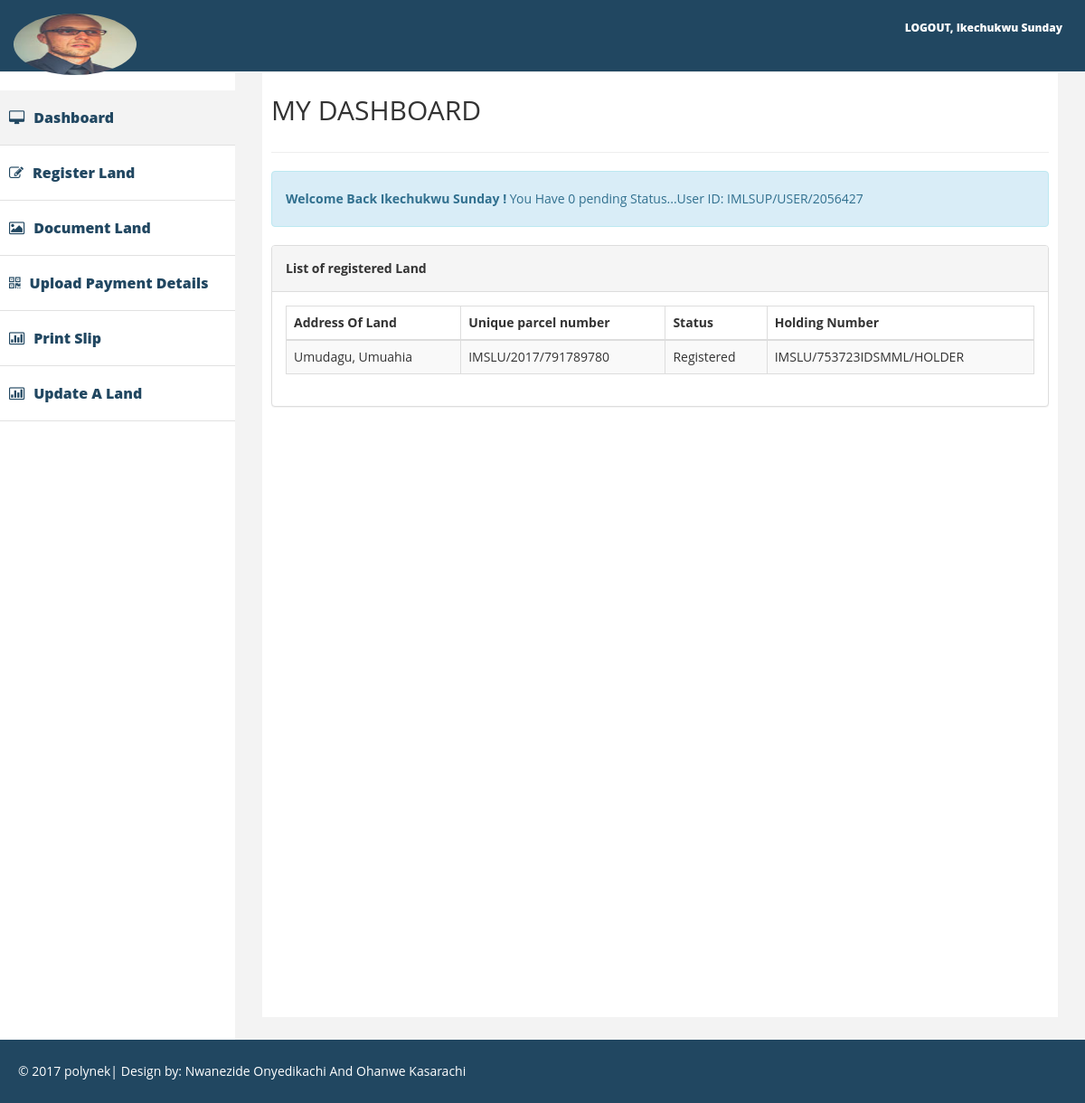
Screenshot of /myportal/index.php (signed in) with the database file from the repository.
### tables this page shows
CREATE TABLE `regland` (
  `id` int(11) NOT NULL,
  `address_of_land` text NOT NULL,
  `lga` text NOT NULL,
  `acquisition_year` varchar(10) NOT NULL,
  `survey_date` varchar(50) NOT NULL,
  `holding_type` text NOT NULL,
  `current_land_use` text NOT NULL,
  `userid` varchar(200) NOT NULL,
  `certificate_number` varchar(500) NOT NULL,
  `holding_number` varchar(500) NOT NULL,
  `soil_fertility` text NOT NULL,
  `other_evidence` text NOT NULL,
  `encumbrance` text NOT NULL,
  `orthograph_num` varchar(20) NOT NULL,
  `upn` varchar(500) NOT NULL,
  `date_registered` varchar(50) NOT NULL,
  `status` text NOT NULL,
  `gps_coordinates` varchar(100) NOT NULL,
  `soldby` text NOT NULL,
  `note` text NOT NULL,
  `photo` text NOT NULL,
  `username` text NOT NULL,
  `date_updated` varchar(50) NOT NULL
);

### myportal/session.php (called while the page is built, shortened)
<?php
$name=$_SESSION['name'];
$userid=$_SESSION['useridd'];
$pic=$_SESSION['pic'];
?>

### myportal/index.php (the view, shortened to what this page needs)
<?php
include "session.php";
include"connect.php";
?>
<!DOCTYPE html>
<html>
<head>
    <link href="assets/css/bootstrap.css" rel="stylesheet" />
    <link href="assets/css/font-awesome.css" rel="stylesheet" />
    <link href="assets/css/custom.css" rel="stylesheet" />
</head>
<body>
    <div id="wrapper">
         <div class="navbar navbar-inverse navbar-fixed-top">
            <div class="adjust-nav">
                <div class="navbar-header">
                    <a class="navbar-brand" href="#">
                        <img src="../<?php echo $pic;?>" style="height:340%; width:200%; border-radius:50%;" />
                    </a>
                </div>
                <span class="logout-spn" >
                  <a href="logout.php" style="color:#fff;font-size:12px">LOGOUT, <?php echo $name;?></a>
                </span>
            </div>
        </div>
        <nav class="navbar-default navbar-side" role="navigation">
            <div class="sidebar-collapse">
                <ul class="nav" id="main-menu">
                    <li class="active-link">
                        <a href="index.php" ><i class="fa fa-desktop "></i>Dashboard </a>
                    </li>
                    <li>
                        <a href="registerland.php"><i class="fa fa-edit "></i>Register Land</a>
                    </li>
                    <li>
                        <a href="documentation.php"><i class="fa fa-image "></i>Document Land</a>
                    </li>
                    <li>
                        <a href="payment.php"><i class="fa fa-qrcode "></i>Upload Payment Details</a>
                    </li>
                    <li>
                        <a href="printslip.php"><i class="fa fa-bar-chart-o"></i>Print Slip</a>
                    </li>
					<li>
                        <a href="update.php"><i class="fa fa-bar-chart-o"></i>Update A Land</a>
                    </li>
                </ul>
                            </div>
        </nav>
		 <div id="page-wrapper" >
            <div id="page-inner">
                <div class="row">
                    <div class="col-lg-12">
                     <h2>MY DASHBOARD</h2>
                    </div>
                </div>
                  <hr />
                <div class="row">
                    <div class="col-lg-12 ">
                        <div class="alert alert-info">
                             <strong>Welcome Back <?php echo $name;?> ! </strong> You Have
									<?php
	$mysqli1="select * from regland where userid='$userid' AND status='Pending' ";
	$myquery1=mysqli_query($con,$mysqli1) or die(mysqli_error());
		$count=mysqli_num_rows($myquery1);
		echo $count;
?>
							 pending Status...User ID: <?php echo $userid;?>
                        </div>
                    </div>
                    </div>
					<div class="row">
                    <div class="col-lg-12 ">
						<div class="panel panel-default">
                        <div class="panel-heading">
                             <strong>List of registered Land</strong>
                        </div>
                        <div class="panel-body">
                            <div class="table-responsive">
                                <table class="table table-striped table-bordered table-hover" id="dataTables-example">
                                    <thead>
                                        <tr>
										<th>Address Of Land</th>
                                            <th>Unique parcel number</th>
                                            <th>Status</th>
                                            <th>Holding Number</th>
                                        </tr>
                                    </thead>
                                    <tbody>
									<?php
	$mysqli1="select * from regland where userid='$userid' ";
	$myquery1=mysqli_query($con,$mysqli1) or die(mysqli_error());
		while($row2 = mysqli_fetch_object($myquery1)){
?>
                                        <tr class="">
										 <td><?php echo @$row2->address_of_land;   ?></td>
                                            <td><?php echo @$row2->upn;   ?></td>
                                            <td><?php echo @$row2->status;   ?></td>
                                            <td><?php echo @$row2->holding_number;   ?></td>
		</tr> <?php  }  ?>
                                    </tbody>
                                </table>
                            </div>
                        </div>
                    </div>
                    </div>
                    </div>
		</div>
		</div></div>
		    <div class="footer">
            <div class="row">
                <div class="col-lg-12" >
                    &copy;  2017 polynek| Design by: <a href="" style="color:#fff;" target="_blank">Nwanezide Onyedikachi And Ohanwe Kasarachi</a>
                </div>
            </div>
        </div>
</body>
</html>

### myportal/assets/css/custom.css (style rules this page uses)
body { font-family: 'Open Sans', sans-serif; line-height:30px; }
#wrapper { width: 100%; margin-top:50px; }
#page-wrapper { padding: 15px 15px; min-height: 600px; background:#F3F3F3; }
#page-inner { width:100%; margin:10px 20px 10px 0px; background-color:#fff!important; padding:10px; min-height:1050px; }
.sidebar-collapse .nav { padding:0; padding-top:50px; }
.sidebar-collapse > .nav > li > a { padding:15px 10px; color: #214761; font-weight: 900; font-size: 16px; }
.sidebar-collapse > .nav > li { border-bottom:1px solid #e1e1e1; }
.navbar-side { border:none; background-color: #fff; }
.navbar-inverse { background-color: #214761; border-color: #F0F0F0; min-height: 80px; }
.nav > li > a > i { margin-right:10px; }
.logout-spn { float:right; color:#fff; font-size:25px; font-weight:800; margin:20px; margin: 10px 25px 10px 50px; }
.logout-spn a { text-decoration:none; }
.active-link { background-color:#f3f3f3; }
.footer { background-color:#214761; width:100%; color:#fff; padding:20px 50px 20px 50px; padding-left:20px; }
@media (min-width:768px) { #page-wrapper { margin: 0 0 0 260px; padding: 15px 30px; min-height: 1050px; } }
@media (min-width:768px) { .navbar-side { z-index: 1; position: absolute; width: 260px; } }

### rows the page displays
regland: address_of_land "Umudagu, Umuahia", upn "IMSLU/2017/791789780", status "Registered", holding_number "IMSLU/753723IDSMML/HOLDER"

### other values shown
$name "Ikechukwu Sunday"
$count "0"
$userid "IMLSUP/USER/2056427"
